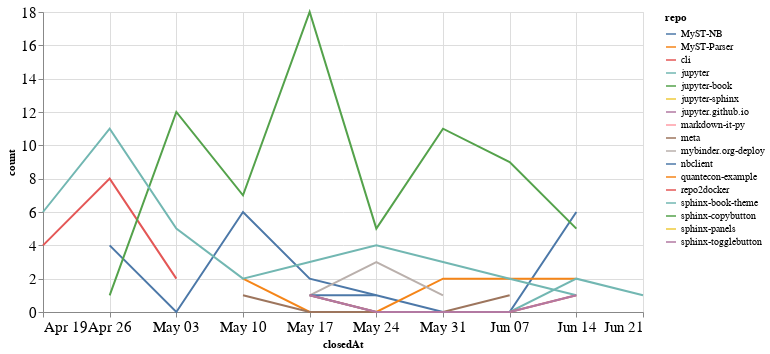

Notebook code for this chart:
### Code cell
closed_by_time = closed_by.groupby('repo').resample('W', on='closedAt').count()['author'].reset_index()
closed_by_time = closed_by_time.rename(columns={'author': 'count'})

alt.Chart(closed_by_time, width=600).mark_line().encode(
    x='closedAt',
    y='count',
    color='repo',
    tooltip="repo"
)

### Figure 1 — Vega-Lite specification as saved in the notebook (floating-point values rounded to 4 significant figures)
{"config": {"axisLeft": {"labelFontSize": 15}, "axisBottom": {"labelFontSize": 15}}, "data": {"name": "data-f254cab6a3fa48fcee7324c52e4c8b72"}, "mark": "line", "encoding": {"color": {"type": "nominal", "field": "repo"}, "tooltip": {"type": "nominal", "field": "repo"}, "x": {"type": "temporal", "field": "closedAt"}, "y": {"type": "quantitative", "field": "count"}}, "width": 600, "$schema": "https://vega.github.io/schema/vega-lite/v4.8.1.json", "datasets": {"data-f254cab6a3fa48fcee7324c52e4c8b72": [{"repo": "MyST-NB", "closedAt": "2020-04-26T00:00:00", "count": 4}, {"repo": "MyST-NB", "closedAt": "2020-05-03T00:00:00", "count": 0}, {"repo": "MyST-NB", "closedAt": "2020-05-10T00:00:00", "count": 6}, {"repo": "MyST-NB", "closedAt": "2020-05-17T00:00:00", "count": 2}, {"repo": "MyST-NB", "closedAt": "2020-05-24T00:00:00", "count": 1}, {"repo": "MyST-NB", "closedAt": "2020-05-31T00:00:00", "count": 0}, {"repo": "MyST-NB", "closedAt": "2020-06-07T00:00:00", "count": 0}, {"repo": "MyST-NB", "closedAt": "2020-06-14T00:00:00", "count": 6}, {"repo": "MyST-Parser", "closedAt": "2020-05-10T00:00:00", "count": 2}, {"repo": "MyST-Parser", "closedAt": "2020-05-17T00:00:00", "count": 0}, {"repo": "MyST-Parser", "closedAt": "2020-05-24T00:00:00", "count": 0}, {"repo": "MyST-Parser", "closedAt": "2020-05-31T00:00:00", "count": 2}, {"repo": "MyST-Parser", "closedAt": "2020-06-07T00:00:00", "count": 2}, {"repo": "MyST-Parser", "closedAt": "2020-06-14T00:00:00", "count": 2}, {"repo": "cli", "closedAt": "2020-04-19T00:00:00", "count": 4}, {"repo": "cli", "closedAt": "2020-04-26T00:00:00", "count": 8}, {"repo": "cli", "closedAt": "2020-05-03T00:00:00", "count": 2}, {"repo": "jupyter", "closedAt": "2020-05-17T00:00:00", "count": 1}, {"repo": "jupyter", "closedAt": "2020-05-24T00:00:00", "count": 0}, {"repo": "jupyter", "closedAt": "2020-05-31T00:00:00", "count": 0}, {"repo": "jupyter", "closedAt": "2020-06-07T00:00:00", "count": 0}, {"repo": "jupyter", "closedAt": "2020-06-14T00:00:00", "count": 2}, {"repo": "jupyter", "closedAt": "2020-06-21T00:00:00", "count": 1}, {"repo": "jupyter-book", "closedAt": "2020-04-26T00:00:00", "count": 1}, {"repo": "jupyter-book", "closedAt": "2020-05-03T00:00:00", "count": 12}, {"repo": "jupyter-book", "closedAt": "2020-05-10T00:00:00", "count": 7}, {"repo": "jupyter-book", "closedAt": "2020-05-17T00:00:00", "count": 18}, {"repo": "jupyter-book", "closedAt": "2020-05-24T00:00:00", "count": 5}, {"repo": "jupyter-book", "closedAt": "2020-05-31T00:00:00", "count": 11}, {"repo": "jupyter-book", "closedAt": "2020-06-07T00:00:00", "count": 9}, {"repo": "jupyter-book", "closedAt": "2020-06-14T00:00:00", "count": 5}, {"repo": "jupyter-sphinx", "closedAt": "2020-05-03T00:00:00", "count": 1}, {"repo": "jupyter.github.io", "closedAt": "2020-05-17T00:00:00", "count": 3}, {"repo": "markdown-it-py", "closedAt": "2020-05-10T00:00:00", "count": 2}, {"repo": "meta", "closedAt": "2020-05-10T00:00:00", "count": 1}, {"repo": "meta", "closedAt": "2020-05-17T00:00:00", "count": 0}, {"repo": "meta", "closedAt": "2020-05-24T00:00:00", "count": 0}, {"repo": "meta", "closedAt": "2020-05-31T00:00:00", "count": 0}, {"repo": "meta", "closedAt": "2020-06-07T00:00:00", "count": 1}, {"repo": "mybinder.org-deploy", "closedAt": "2020-05-17T00:00:00", "count": 1}, {"repo": "mybinder.org-deploy", "closedAt": "2020-05-24T00:00:00", "count": 3}, {"repo": "mybinder.org-deploy", "closedAt": "2020-05-31T00:00:00", "count": 1}, {"repo": "nbclient", "closedAt": "2020-05-17T00:00:00", "count": 1}, {"repo": "nbclient", "closedAt": "2020-05-24T00:00:00", "count": 1}, {"repo": "quantecon-example", "closedAt": "2020-05-17T00:00:00", "count": 1}, {"repo": "repo2docker", "closedAt": "2020-05-17T00:00:00", "count": 1}, {"repo": "repo2docker", "closedAt": "2020-05-24T00:00:00", "count": 0}, {"repo": "repo2docker", "closedAt": "2020-05-31T00:00:00", "count": 0}, {"repo": "repo2docker", "closedAt": "2020-06-07T00:00:00", "count": 0}, {"repo": "repo2docker", "closedAt": "2020-06-14T00:00:00", "count": 1}, {"repo": "sphinx-book-theme", "closedAt": "2020-04-19T00:00:00", "count": 6}, {"repo": "sphinx-book-theme", "closedAt": "2020-04-26T00:00:00", "count": 11}, {"repo": "sphinx-book-theme", "closedAt": "2020-05-03T00:00:00", "count": 5}, {"repo": "sphinx-book-theme", "closedAt": "2020-05-10T00:00:00", "count": 2}, {"repo": "sphinx-book-theme", "closedAt": "2020-05-17T00:00:00", "count": 3}, {"repo": "sphinx-book-theme", "closedAt": "2020-05-24T00:00:00", "count": 4}, {"repo": "sphinx-book-theme", "closedAt": "2020-05-31T00:00:00", "count": 3}, {"repo": "sphinx-book-theme", "closedAt": "2020-06-07T00:00:00", "count": 2}, {"repo": "sphinx-book-theme", "closedAt": "2020-06-14T00:00:00", "count": 1}, {"repo": "sphinx-copybutton", "closedAt": "2020-04-26T00:00:00", "count": 5}, {"repo": "sphinx-panels", "closedAt": "2020-05-10T00:00:00", "count": 1}, {"repo": "sphinx-togglebutton", "closedAt": "2020-05-17T00:00:00", "count": 1}, {"repo": "sphinx-togglebutton", "closedAt": "2020-05-24T00:00:00", "count": 0}, {"repo": "sphinx-togglebutton", "closedAt": "2020-05-31T00:00:00", "count": 0}, {"repo": "sphinx-togglebutton", "closedAt": "2020-06-07T00:00:00", "count": 0}, {"repo": "sphinx-togglebutton", "closedAt": "2020-06-14T00:00:00", "count": 1}]}}
